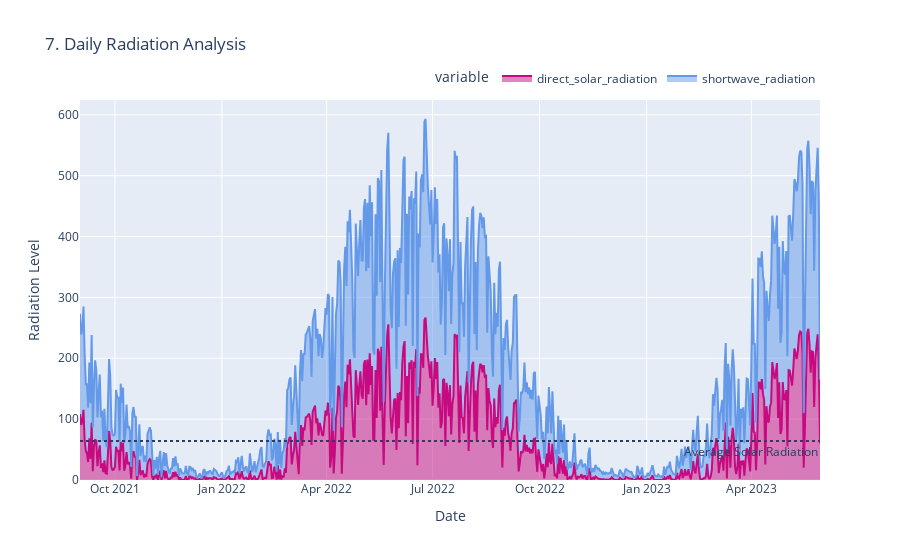

Notebook source saved alongside this figure:
### Code cell
fig = px.area(daily, x=daily.index, y=["direct_solar_radiation","shortwave_radiation"],
              title='7. Daily Radiation Analysis',
              color_discrete_map={"shortwave_radiation": "#6499E9",
                                  "direct_solar_radiation": "#C70A80"})
fig.add_hline(y=meanSolar, line_dash="dot",
              annotation_text="Average Solar Radiation", annotation_position="bottom right")
fig.update_layout(xaxis_title="Date", yaxis_title="Radiation Level",
                  legend=dict(orientation="h", yanchor="bottom", y=1.02, xanchor="right", x=1))
fig.show()

### Figure 1 — Plotly figure (JSON) as saved in the notebook; plotly's stock layout.template omitted (floating-point values rounded to 4 significant figures; data arrays with more than 128 entries replaced by an {"elided": "..."} marker saying what was removed)
{"data": [{"fillpattern": {"shape": ""}, "hovertemplate": "variable=direct_solar_radiation<br>datetime=%{x}<br>value=%{y}<extra></extra>", "legendgroup": "direct_solar_radiation", "line": {"color": "#C70A80"}, "marker": {"symbol": "circle"}, "mode": "lines", "name": "direct_solar_radiation", "orientation": "v", "showlegend": true, "stackgroup": "1", "x": {"elided": "637 str values"}, "xaxis": "x", "y": {"elided": "637 float values"}, "yaxis": "y", "type": "scatter"}, {"fillpattern": {"shape": ""}, "hovertemplate": "variable=shortwave_radiation<br>datetime=%{x}<br>value=%{y}<extra></extra>", "legendgroup": "shortwave_radiation", "line": {"color": "#6499E9"}, "marker": {"symbol": "circle"}, "mode": "lines", "name": "shortwave_radiation", "orientation": "v", "showlegend": true, "stackgroup": "1", "x": {"elided": "637 str values"}, "xaxis": "x", "y": {"elided": "637 float values"}, "yaxis": "y", "type": "scatter"}], "layout": {"xaxis": {"anchor": "y", "domain": [0, 1], "title": {"text": "Date"}, "type": "date", "range": ["2021-09-01", "2023-05-30"], "autorange": true}, "yaxis": {"anchor": "x", "domain": [0, 1], "title": {"text": "Radiation Level"}, "type": "linear", "range": [0, 624.3], "autorange": true}, "legend": {"title": {"text": "variable"}, "tracegroupgap": 0, "orientation": "h", "yanchor": "bottom", "y": 1.02, "xanchor": "right", "x": 1}, "title": {"text": "7. Daily Radiation Analysis"}, "shapes": [{"line": {"dash": "dot"}, "type": "line", "x0": 0, "x1": 1, "xref": "x domain", "y0": 64.05, "y1": 64.05, "yref": "y"}], "annotations": [{"showarrow": false, "text": "Average Solar Radiation", "x": 1, "xanchor": "right", "xref": "x domain", "y": 64.05, "yanchor": "top", "yref": "y"}], "autosize": true}}
